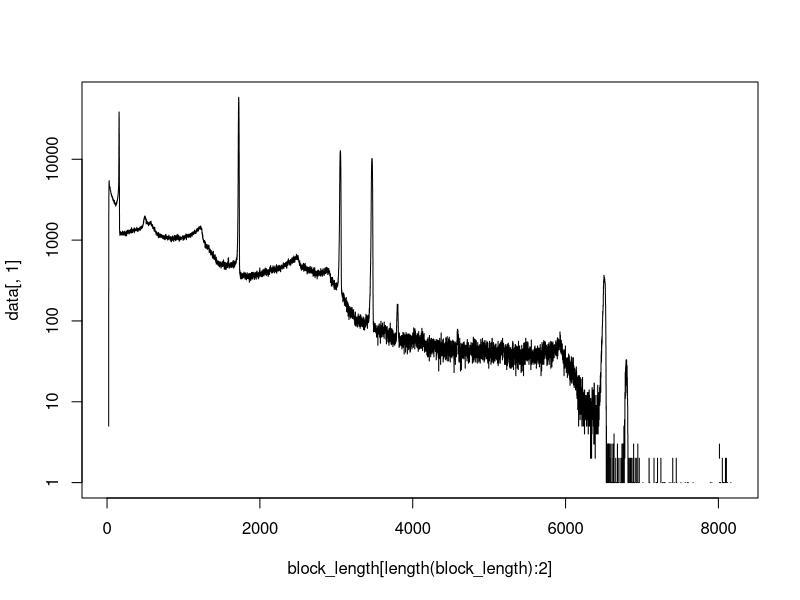
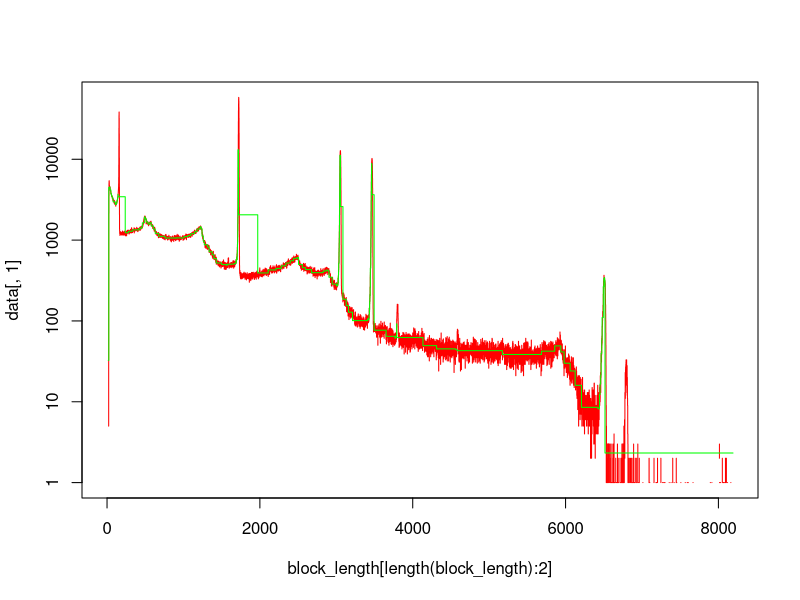

Here is the R script that generated these plots, in order:
## ---- chunk 1

## ---- chunk 2
data <- read.table("./Data/B19036_AmCsCo_20180316.dat", skip=2)

n     <- sum(data[,1])
start <- 0
stop  <- 8191
xs    <- c(start:stop)

block_length <- stop - c(start, 0.5*(xs[2:length(xs)]+xs[1:length(xs)-1]), stop);

options(repr.plot.width=12, repr.plot.height=7)  #to set graph size

plot(block_length[length(block_length):2], data[,1], type='s', log='y')

## ---- chunk 3
library("pracma")
## ---- chunk 4
ncp_prior <- 7.61

## ---- chunk 5
# For data modes 1 and 2:
# nn_vec is the array of cell populations.
# Preliminary computation:

idx <- which(data[,1] >0)[1]
nn_vec <- data[,1][idx:length(data[,1])]

## ---- chunk 6

## ---- chunk 7
# ---------------------------------------------
# Start with first data cell; add one cell at
# each iteration
# ---------------------------------------------
best <- NULL 
last <- NULL
supp <- NULL

for (R in 1:8192){
# Compute fit_vec : fitness of putative last block (end at R)
    arg_log <- block_length[1:R] - block_length[R+1]
    arg_log[arg_log <= 0] <- Inf
    
    nn_cum_vec <- cumsum(nn_vec[R:1])
    nn_cum_vec <- nn_cum_vec[R:1]
    
    fit_vec <- nn_cum_vec * (log(nn_cum_vec) - log(arg_log))
    
    supp <- c(0, best) + fit_vec - ncp_prior

    best <- c(best, max(supp))
    last <- c(last, which.max(supp))
}    
## ---- chunk 8
# #---------------------------------------------
# # Now find changepoints by iteratively peeling
# off the last block
# #---------------------------------------------
index <- last[length(nn_vec)]
change_points <- NULL

while (index > 1){
    change_points <- c(index, change_points)
    index <- last[index - 1]
}
change_points <- c(change_points, 8191)
## ---- chunk 9
change_points
## ---- chunk 10
#create histogram

rebin <- NULL
y <- NULL
n <- 1

for (i in 1:length(data[,1])){
    y <- y + data[i,1]
    ifelse( i %in% change_points,
           {y <- y/n
            rebin <- c(rebin, y)
            y <- 0
            n <- 1},
            n <- n+1
    )
}

## ---- chunk 11
plot(block_length[length(block_length):2], data[,1], col= 'red', type='s', log='y')
lines(change_points, c(rebin, rebin[length(rebin)]), col='green', type='s')

#plot(change_points, c(rebin, rebin[length(rebin)]), col='green', type='s')

## ---- chunk 12

## ---- chunk 13

## ---- chunk 14

